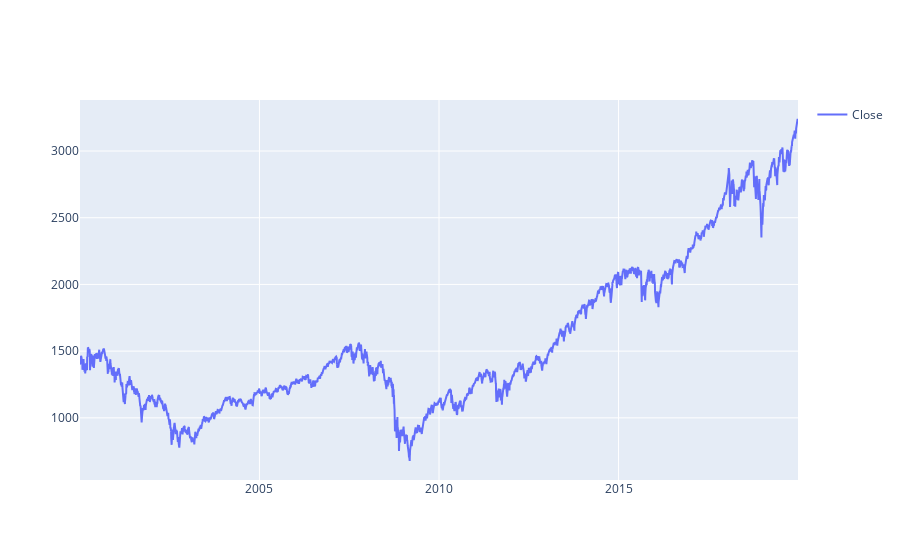

The cell this chart's notebook holds for it:
### Code cell
fig = go.Figure()
fig.add_trace(go.Scatter(x= df.Date, y= df.Close, mode='lines', name='Close'))
fig.update_layout(showlegend = True)
fig.show()

### Figure 1 — Plotly figure (JSON) as saved in the notebook; plotly's stock layout.template omitted (floating-point values rounded to 4 significant figures; data arrays with more than 128 entries replaced by an {"elided": "..."} marker saying what was removed)
{"data": [{"mode": "lines", "name": "Close", "type": "scatter", "x": {"elided": "5031 str values"}, "y": {"elided": "5031 float values"}}], "layout": {"showlegend": true}}
